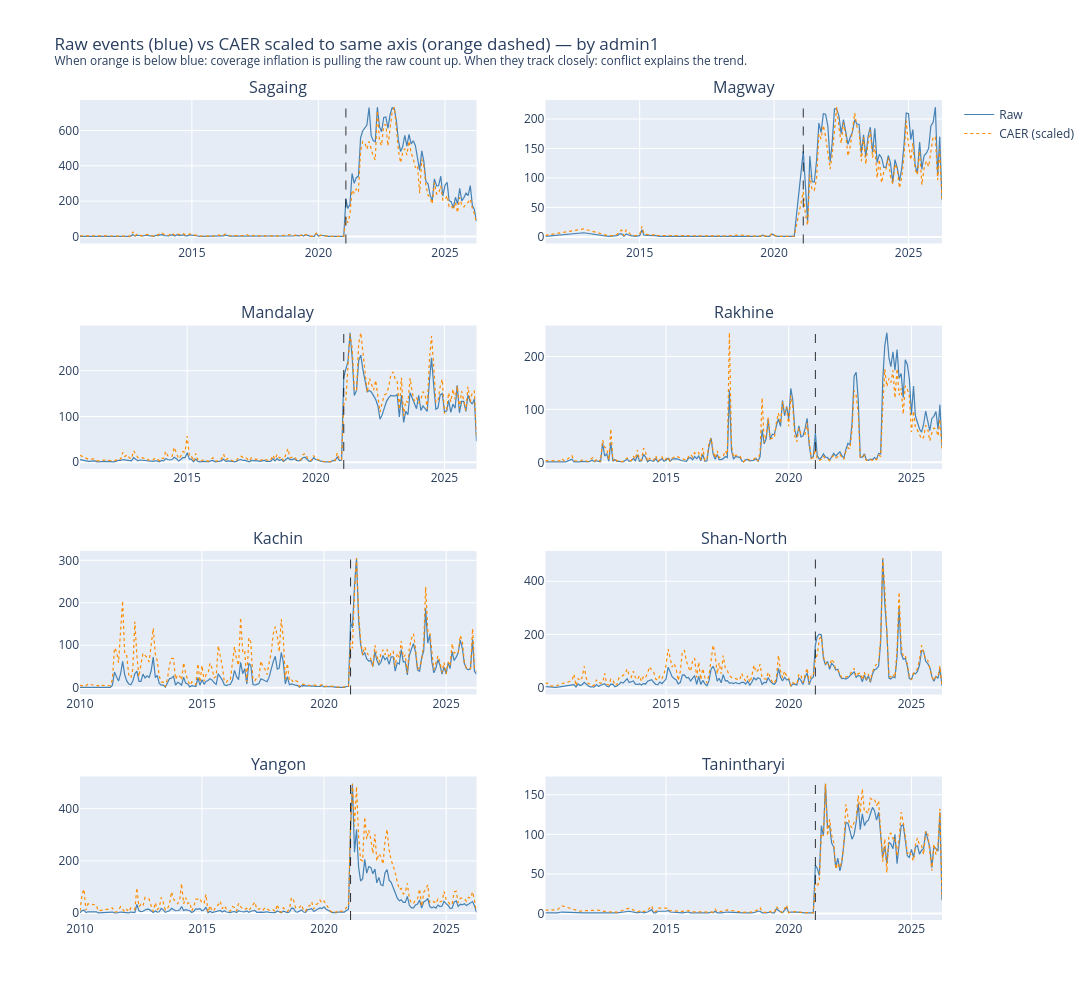

The cell this chart's notebook holds for it:
### Code cell
# Plot 7: per-region CAER over time (top admin1 only)
fig7 = make_subplots(
    rows=4, cols=2,
    subplot_titles=TOP_ADMIN1,
    shared_yaxes=False, shared_xaxes=False,
    vertical_spacing=0.10, horizontal_spacing=0.08
)

for i, admin1 in enumerate(TOP_ADMIN1):
    row, col = (i // 2) + 1, (i % 2) + 1
    sub = reg_top[reg_top['admin1'] == admin1]

    fig7.add_trace(
        go.Scatter(x=sub['month_dt'], y=sub['n_events'],
                   name='Raw', line=dict(color='steelblue', width=1.2),
                   showlegend=(i == 0)),
        row=row, col=col
    )
    # Scale CAER to same axis as raw events for visual comparison
    scale = sub['n_events'].max() / sub['caer'].max() if sub['caer'].max() > 0 else 1
    fig7.add_trace(
        go.Scatter(x=sub['month_dt'], y=sub['caer'] * scale,
                   name='CAER (scaled)', line=dict(color='darkorange', width=1.2, dash='dot'),
                   showlegend=(i == 0)),
        row=row, col=col
    )
    fig7.add_vline(x=str(COUP_DATE.date()), line_dash='dash', line_color='black',
                   line_width=0.8, row=row, col=col)

fig7.update_layout(
    height=1000, width=1200,
    title='Raw events (blue) vs CAER scaled to same axis (orange dashed) — by admin1<br>'
          '<sup>When orange is below blue: coverage inflation is pulling the raw count up. '
          'When they track closely: conflict explains the trend.</sup>',
    hovermode='x unified'
)
fig7.show()
